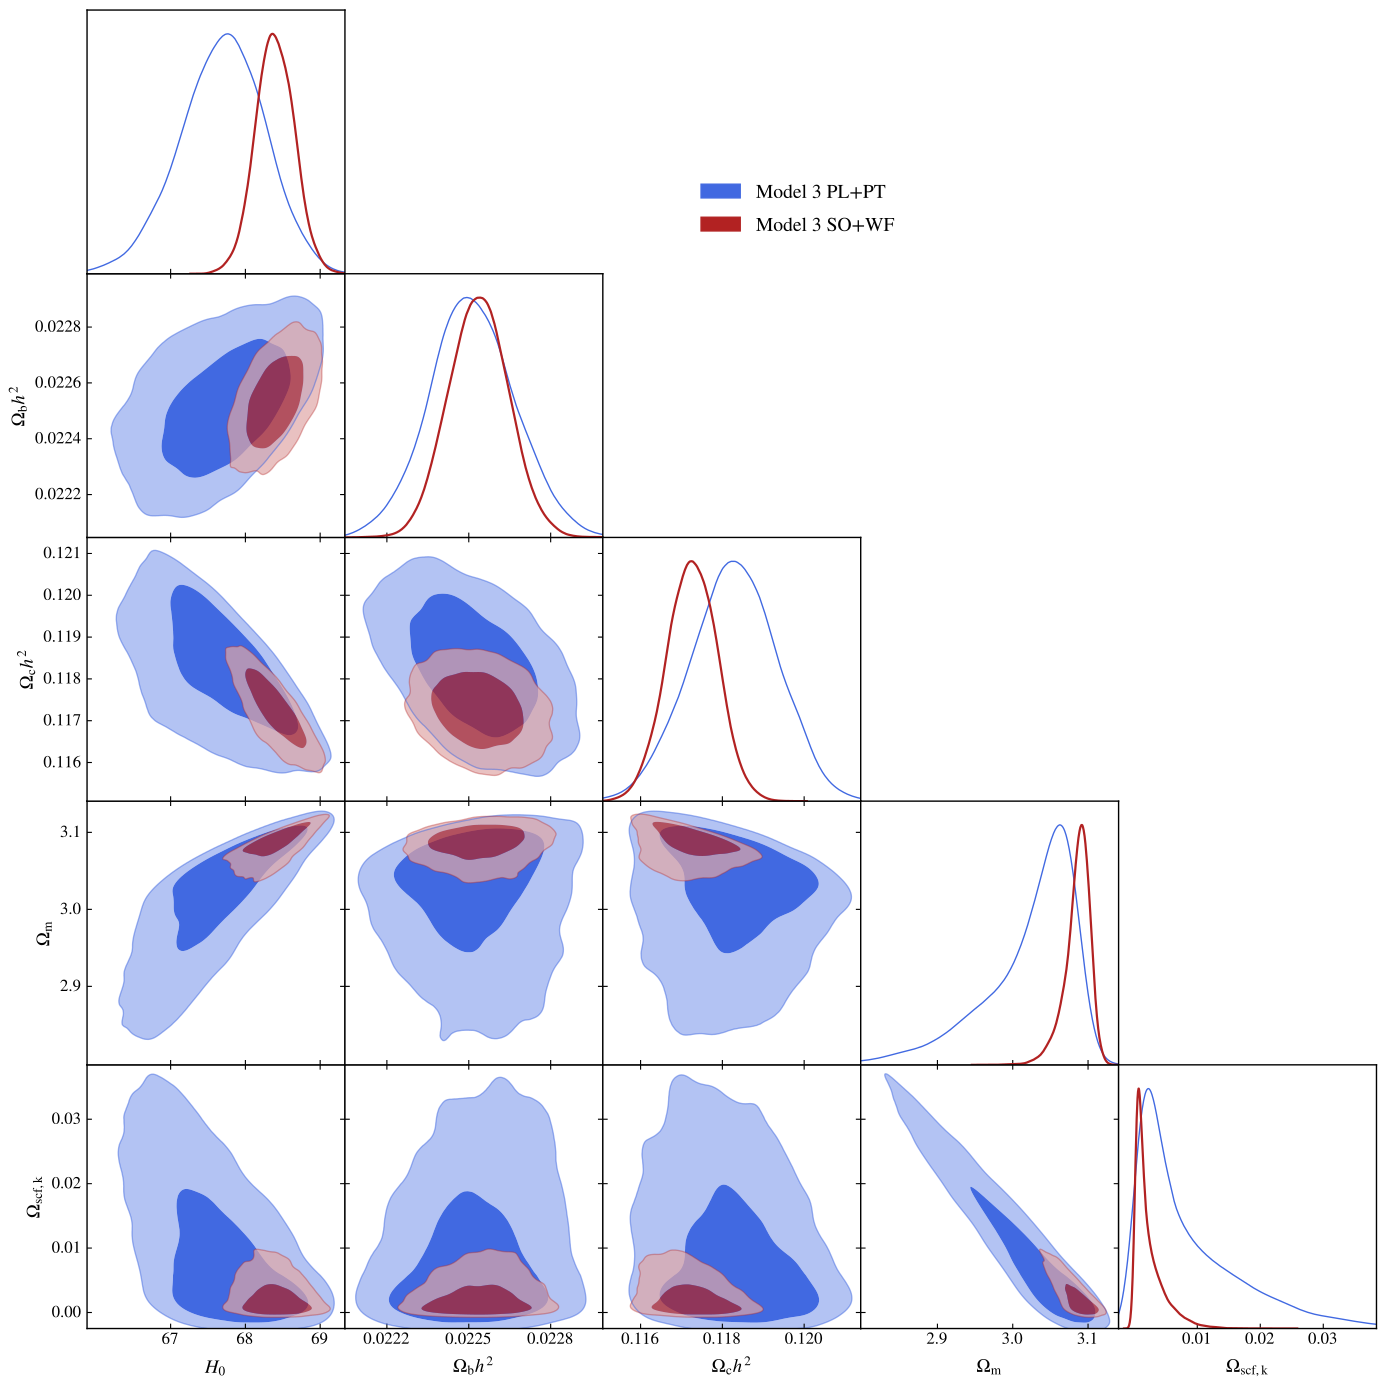

This chart was generated by the following Python code:
import getdist.plots as gplot
from getdist import MCSamples
from getdist import loadMCSamples
import os
import matplotlib
import subprocess
import matplotlib.pyplot as plt
import numpy as np

# GENERAL PLOT OPTIONS
matplotlib.rcParams['mathtext.fontset'] = 'stix'
matplotlib.rcParams['font.family'] = 'STIXGeneral'
matplotlib.rcParams['mathtext.rm'] = 'Bitstream Vera Sans'
matplotlib.rcParams['mathtext.it'] = 'Bitstream Vera Sans:italic'
matplotlib.rcParams['mathtext.bf'] = 'Bitstream Vera Sans:bold'
matplotlib.rcParams['xtick.bottom'] = True
matplotlib.rcParams['xtick.top'] = False
matplotlib.rcParams['ytick.right'] = False
matplotlib.rcParams['axes.edgecolor'] = 'black'
matplotlib.rcParams['axes.linewidth'] = '1.0'
matplotlib.rcParams['axes.labelsize'] = 'medium'
matplotlib.rcParams['axes.grid'] = True
matplotlib.rcParams['grid.linewidth'] = '0.0'
matplotlib.rcParams['grid.alpha'] = '0.18'
matplotlib.rcParams['grid.color'] = 'lightgray'
matplotlib.rcParams['legend.labelspacing'] = 0.77
matplotlib.rcParams['savefig.bbox'] = 'tight'
matplotlib.rcParams['savefig.format'] = 'pdf'

# ADDING NEFF AS DERIVED PARAMETER
parameter = [u'H0',u'omegabh2',u'omegach2',u'Omega_m',u'Omega0_scf_ke']
chaindir=r'.'

root_chains = ('EXAMPLE_MCMC13','EXAMPLE_MCMC18')


analysissettings={'smooth_scale_1D':0.15,'smooth_scale_2D':0.15,
'ignore_rows': u'0.5', 'range_confidence' : u'0.015'}

analysissettings2={'smooth_scale_1D':0.25,'smooth_scale_2D':0.25,
'ignore_rows': u'0.0', 'range_confidence' : u'0.015'}

samples=loadMCSamples('./' + root_chains[0], settings=analysissettings)
samples.deleteZeros()
samples.thin(factor = int(len(samples.weights)/20000))
p = samples.getParams()
samples.saveAsText('.VM_P2V7_TMP1')

# ------------------------------------------------------------------------------------------
# ------------------------------------------------------------------------------------------
# ------------------------------------------------------------------------------------------

samples=loadMCSamples('./' + root_chains[1], settings=analysissettings)
samples.deleteZeros()
samples.thin(factor = int(len(samples.weights)/20000))
p = samples.getParams()
samples.saveAsText('.VM_P2V7_TMP2')

#GET DIST PLOT SETUP
g=gplot.getSubplotPlotter(chain_dir=chaindir,
analysis_settings=analysissettings2,width_inch=14.0)
g.settings.lw_contour = 1.2
g.settings.legend_rect_border = False
g.settings.figure_legend_frame = False
g.settings.axes_fontsize = 13.5
g.settings.legend_fontsize = 15.5
g.settings.alpha_filled_add = 0.7
g.settings.lab_fontsize=15
g.legend_labels=False

param_3d = None
g.triangle_plot(['.VM_P2V7_TMP1', '.VM_P2V7_TMP2'],parameter,
plot_3d_with_param=param_3d,line_args=[
{'lw': 1.0,'ls': 'solid', 'color':'royalblue'},
{'lw': 1.6,'ls': 'solid', 'color':'firebrick'}],
contour_colors=['royalblue','firebrick'],
filled=True,shaded=False,
legend_labels=['Model 3 PL+PT','Model 3 SO+WF'],legend_loc=(0.5,0.825),
imax_shaded=0)
g.export()
